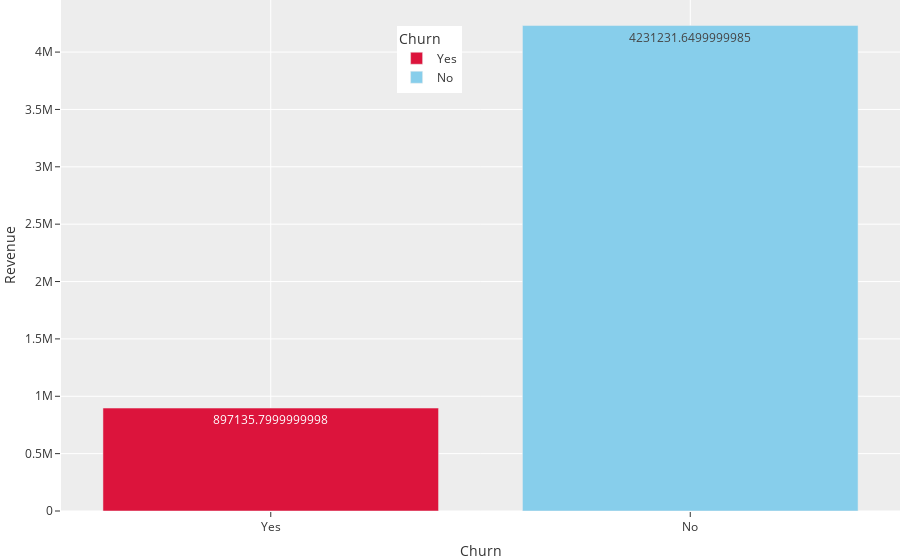

Notebook code cell kept with this figure:
### Code cell
colors = ['crimson','skyblue']
contract_barchart=px.bar(totalcharges_attrition_df,x='Churn',y='Revenue',color='Churn',text='Revenue',color_discrete_sequence=colors)
contract_barchart.update_layout(legend=dict(yanchor="top",y=0.95,xanchor="left",x=0.40),autosize=True,margin=dict(t=0,b=0,l=0,r=0))

### Figure 1 — Plotly figure (JSON) as saved in the notebook; plotly's stock layout.template omitted (floating-point values rounded to 4 significant figures)
{"data": [{"alignmentgroup": "True", "hovertemplate": "Churn=%{x}<br>Revenue=%{text}<extra></extra>", "legendgroup": "Yes", "marker": {"color": "crimson"}, "name": "Yes", "offsetgroup": "Yes", "orientation": "v", "showlegend": true, "text": [897100.0], "textposition": "auto", "type": "bar", "x": ["Yes"], "xaxis": "x", "y": [897100.0], "yaxis": "y"}, {"alignmentgroup": "True", "hovertemplate": "Churn=%{x}<br>Revenue=%{text}<extra></extra>", "legendgroup": "No", "marker": {"color": "skyblue"}, "name": "No", "offsetgroup": "No", "orientation": "v", "showlegend": true, "text": [4231000.0], "textposition": "auto", "type": "bar", "x": ["No"], "xaxis": "x", "y": [4231000.0], "yaxis": "y"}], "layout": {"autosize": true, "barmode": "relative", "legend": {"title": {"text": "Churn"}, "tracegroupgap": 0, "x": 0.4, "xanchor": "left", "y": 0.95, "yanchor": "top"}, "margin": {"b": 0, "l": 0, "r": 0, "t": 0}, "xaxis": {"anchor": "y", "categoryarray": ["Yes", "No"], "categoryorder": "array", "domain": [0, 1], "title": {"text": "Churn"}}, "yaxis": {"anchor": "x", "domain": [0, 1], "title": {"text": "Revenue"}}}}
